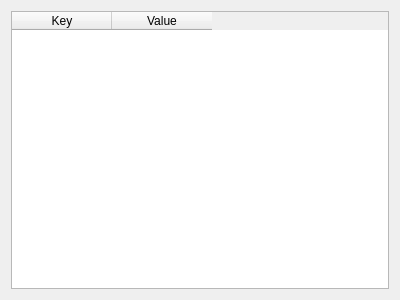
<?xml version="1.0" encoding="UTF-8"?>
<ui version="4.0">
 <class>identifyDialog</class>
 <widget class="QDialog" name="identifyDialog">
  <property name="geometry">
   <rect>
    <x>0</x>
    <y>0</y>
    <width>400</width>
    <height>300</height>
   </rect>
  </property>
  <property name="windowTitle">
   <string>Dialog</string>
  </property>
  <layout class="QVBoxLayout" name="verticalLayout">
   <item>
    <widget class="QTableWidget" name="identifyTableWidget">
     <column>
      <property name="text">
       <string>Key</string>
      </property>
     </column>
     <column>
      <property name="text">
       <string>Value</string>
      </property>
     </column>
    </widget>
   </item>
  </layout>
 </widget>
 <resources/>
 <connections/>
</ui>
